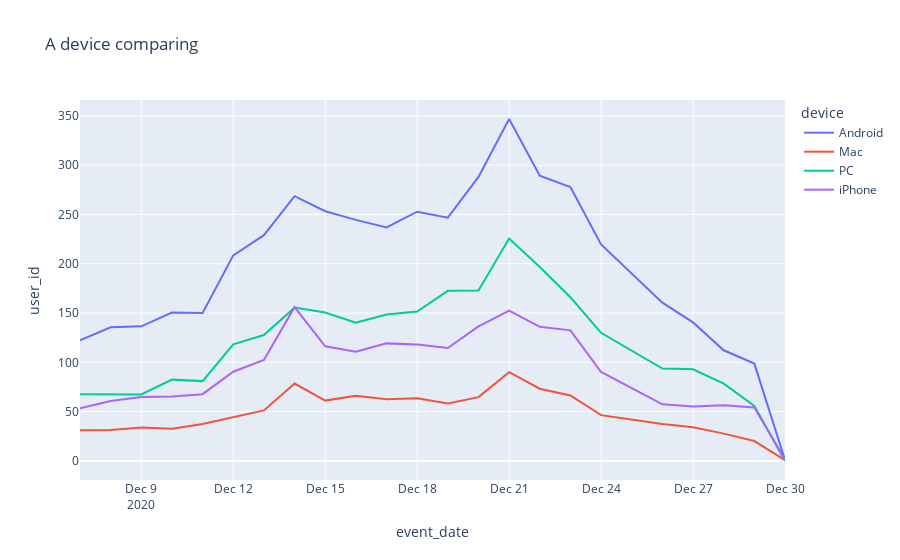
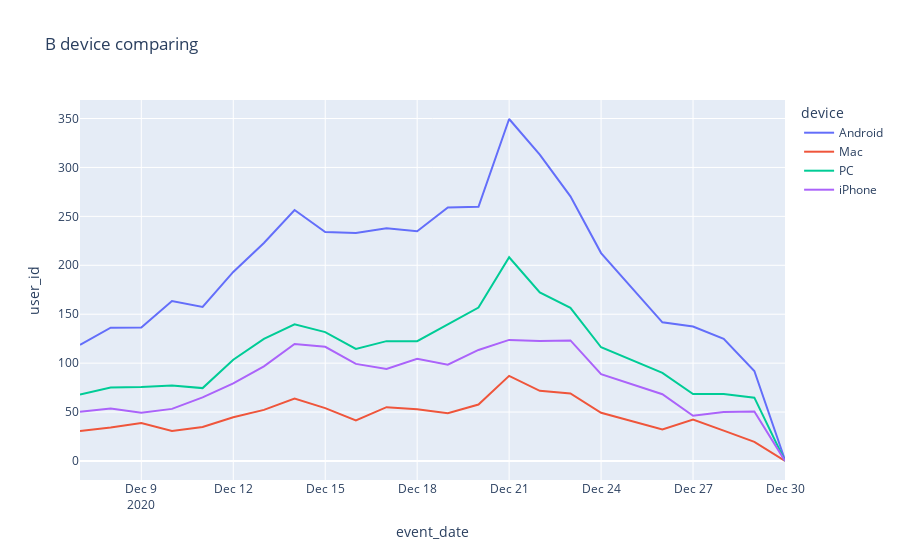

Notebook cell for these charts, in order:
### Code cell
for mean_device,group  in [(mean_device_a, 'A'),(mean_device_b, 'B')]:
    fig = px.line(mean_device, x="event_date", y="user_id", color='device', title=group+' device comparing')
    fig.show()

### Figure 1 — Plotly figure (JSON) as saved in the notebook; plotly's stock layout.template omitted (floating-point values rounded to 4 significant figures)
{"data": [{"hovertemplate": "device=Android<br>event_date=%{x}<br>user_id=%{y}<extra></extra>", "legendgroup": "Android", "line": {"color": "#636efa", "dash": "solid"}, "mode": "lines", "name": "Android", "orientation": "v", "showlegend": true, "type": "scatter", "x": ["2020-12-07T00:00:00", "2020-12-08T00:00:00", "2020-12-09T00:00:00", "2020-12-10T00:00:00", "2020-12-11T00:00:00", "2020-12-12T00:00:00", "2020-12-13T00:00:00", "2020-12-14T00:00:00", "2020-12-15T00:00:00", "2020-12-16T00:00:00", "2020-12-17T00:00:00", "2020-12-18T00:00:00", "2020-12-19T00:00:00", "2020-12-20T00:00:00", "2020-12-21T00:00:00", "2020-12-22T00:00:00", "2020-12-23T00:00:00", "2020-12-24T00:00:00", "2020-12-26T00:00:00", "2020-12-27T00:00:00", "2020-12-28T00:00:00", "2020-12-29T00:00:00", "2020-12-30T00:00:00"], "xaxis": "x", "y": [122.2, 135.5, 136.5, 150.5, 150, 208.5, 229, 268.5, 253.2, 244.5, 236.8, 252.8, 246.8, 288, 346.8, 289.2, 277.8, 219.5, 160.5, 140.5, 112.2, 98.75, 1], "yaxis": "y"}, {"hovertemplate": "device=Mac<br>event_date=%{x}<br>user_id=%{y}<extra></extra>", "legendgroup": "Mac", "line": {"color": "#EF553B", "dash": "solid"}, "mode": "lines", "name": "Mac", "orientation": "v", "showlegend": true, "type": "scatter", "x": ["2020-12-07T00:00:00", "2020-12-08T00:00:00", "2020-12-09T00:00:00", "2020-12-10T00:00:00", "2020-12-11T00:00:00", "2020-12-12T00:00:00", "2020-12-13T00:00:00", "2020-12-14T00:00:00", "2020-12-15T00:00:00", "2020-12-16T00:00:00", "2020-12-17T00:00:00", "2020-12-18T00:00:00", "2020-12-19T00:00:00", "2020-12-20T00:00:00", "2020-12-21T00:00:00", "2020-12-22T00:00:00", "2020-12-23T00:00:00", "2020-12-24T00:00:00", "2020-12-26T00:00:00", "2020-12-27T00:00:00", "2020-12-28T00:00:00", "2020-12-29T00:00:00", "2020-12-30T00:00:00"], "xaxis": "x", "y": [31.25, 31.5, 34, 32.75, 37.5, 44, 51.25, 78.5, 61.25, 66.25, 62.5, 63.5, 58.25, 64.75, 90, 73.25, 66.5, 46.5, 37.5, 34.25, 27.75, 20.25, 0.75], "yaxis": "y"}, {"hovertemplate": "device=PC<br>event_date=%{x}<br>user_id=%{y}<extra></extra>", "legendgroup": "PC", "line": {"color": "#00cc96", "dash": "solid"}, "mode": "lines", "name": "PC", "orientation": "v", "showlegend": true, "type": "scatter", "x": ["2020-12-07T00:00:00", "2020-12-08T00:00:00", "2020-12-09T00:00:00", "2020-12-10T00:00:00", "2020-12-11T00:00:00", "2020-12-12T00:00:00", "2020-12-13T00:00:00", "2020-12-14T00:00:00", "2020-12-15T00:00:00", "2020-12-16T00:00:00", "2020-12-17T00:00:00", "2020-12-18T00:00:00", "2020-12-19T00:00:00", "2020-12-20T00:00:00", "2020-12-21T00:00:00", "2020-12-22T00:00:00", "2020-12-23T00:00:00", "2020-12-24T00:00:00", "2020-12-26T00:00:00", "2020-12-27T00:00:00", "2020-12-28T00:00:00", "2020-12-29T00:00:00", "2020-12-30T00:00:00"], "xaxis": "x", "y": [67.75, 67.75, 67.5, 82.5, 81, 118.2, 127.8, 155.5, 150.5, 140.2, 148.5, 151.5, 172.5, 172.8, 225.5, 196.8, 166, 130, 93.75, 93, 78.5, 55.75, 0], "yaxis": "y"}, {"hovertemplate": "device=iPhone<br>event_date=%{x}<br>user_id=%{y}<extra></extra>", "legendgroup": "iPhone", "line": {"color": "#ab63fa", "dash": "solid"}, "mode": "lines", "name": "iPhone", "orientation": "v", "showlegend": true, "type": "scatter", "x": ["2020-12-07T00:00:00", "2020-12-08T00:00:00", "2020-12-09T00:00:00", "2020-12-10T00:00:00", "2020-12-11T00:00:00", "2020-12-12T00:00:00", "2020-12-13T00:00:00", "2020-12-14T00:00:00", "2020-12-15T00:00:00", "2020-12-16T00:00:00", "2020-12-17T00:00:00", "2020-12-18T00:00:00", "2020-12-19T00:00:00", "2020-12-20T00:00:00", "2020-12-21T00:00:00", "2020-12-22T00:00:00", "2020-12-23T00:00:00", "2020-12-24T00:00:00", "2020-12-26T00:00:00", "2020-12-27T00:00:00", "2020-12-28T00:00:00", "2020-12-29T00:00:00", "2020-12-30T00:00:00"], "xaxis": "x", "y": [53.5, 60.75, 65, 65.5, 67.75, 90.5, 102.5, 156, 116.2, 110.8, 119.2, 118, 114.5, 136.5, 152.5, 136, 132.5, 90.25, 57.5, 55.25, 56.5, 54.25, 1.75], "yaxis": "y"}], "layout": {"legend": {"title": {"text": "device"}, "tracegroupgap": 0}, "title": {"text": "A device comparing"}, "xaxis": {"anchor": "y", "domain": [0, 1], "title": {"text": "event_date"}}, "yaxis": {"anchor": "x", "domain": [0, 1], "title": {"text": "user_id"}}}}

### Figure 2 — Plotly figure (JSON) as saved in the notebook; plotly's stock layout.template omitted (floating-point values rounded to 4 significant figures)
{"data": [{"hovertemplate": "device=Android<br>event_date=%{x}<br>user_id=%{y}<extra></extra>", "legendgroup": "Android", "line": {"color": "#636efa", "dash": "solid"}, "mode": "lines", "name": "Android", "orientation": "v", "showlegend": true, "type": "scatter", "x": ["2020-12-07T00:00:00", "2020-12-08T00:00:00", "2020-12-09T00:00:00", "2020-12-10T00:00:00", "2020-12-11T00:00:00", "2020-12-12T00:00:00", "2020-12-13T00:00:00", "2020-12-14T00:00:00", "2020-12-15T00:00:00", "2020-12-16T00:00:00", "2020-12-17T00:00:00", "2020-12-18T00:00:00", "2020-12-19T00:00:00", "2020-12-20T00:00:00", "2020-12-21T00:00:00", "2020-12-22T00:00:00", "2020-12-23T00:00:00", "2020-12-24T00:00:00", "2020-12-26T00:00:00", "2020-12-27T00:00:00", "2020-12-28T00:00:00", "2020-12-29T00:00:00", "2020-12-30T00:00:00"], "xaxis": "x", "y": [118.8, 136.2, 136.5, 163.5, 157.5, 193.2, 222.8, 256.5, 234, 233, 237.8, 234.8, 259, 259.8, 349.5, 313, 270.5, 212.5, 141.8, 137.5, 124.8, 92, 1], "yaxis": "y"}, {"hovertemplate": "device=Mac<br>event_date=%{x}<br>user_id=%{y}<extra></extra>", "legendgroup": "Mac", "line": {"color": "#EF553B", "dash": "solid"}, "mode": "lines", "name": "Mac", "orientation": "v", "showlegend": true, "type": "scatter", "x": ["2020-12-07T00:00:00", "2020-12-08T00:00:00", "2020-12-09T00:00:00", "2020-12-10T00:00:00", "2020-12-11T00:00:00", "2020-12-12T00:00:00", "2020-12-13T00:00:00", "2020-12-14T00:00:00", "2020-12-15T00:00:00", "2020-12-16T00:00:00", "2020-12-17T00:00:00", "2020-12-18T00:00:00", "2020-12-19T00:00:00", "2020-12-20T00:00:00", "2020-12-21T00:00:00", "2020-12-22T00:00:00", "2020-12-23T00:00:00", "2020-12-24T00:00:00", "2020-12-26T00:00:00", "2020-12-27T00:00:00", "2020-12-28T00:00:00", "2020-12-29T00:00:00", "2020-12-30T00:00:00"], "xaxis": "x", "y": [30.75, 34.25, 38.75, 30.75, 34.75, 44.75, 52.25, 63.75, 54, 41.5, 55, 53, 48.75, 57.75, 87, 71.75, 69, 49.25, 32.25, 42.25, 31, 19.5, 0], "yaxis": "y"}, {"hovertemplate": "device=PC<br>event_date=%{x}<br>user_id=%{y}<extra></extra>", "legendgroup": "PC", "line": {"color": "#00cc96", "dash": "solid"}, "mode": "lines", "name": "PC", "orientation": "v", "showlegend": true, "type": "scatter", "x": ["2020-12-07T00:00:00", "2020-12-08T00:00:00", "2020-12-09T00:00:00", "2020-12-10T00:00:00", "2020-12-11T00:00:00", "2020-12-12T00:00:00", "2020-12-13T00:00:00", "2020-12-14T00:00:00", "2020-12-15T00:00:00", "2020-12-16T00:00:00", "2020-12-17T00:00:00", "2020-12-18T00:00:00", "2020-12-19T00:00:00", "2020-12-20T00:00:00", "2020-12-21T00:00:00", "2020-12-22T00:00:00", "2020-12-23T00:00:00", "2020-12-24T00:00:00", "2020-12-26T00:00:00", "2020-12-27T00:00:00", "2020-12-28T00:00:00", "2020-12-29T00:00:00", "2020-12-30T00:00:00"], "xaxis": "x", "y": [68, 75, 75.5, 77.25, 74.5, 103.5, 124.8, 139.8, 131.8, 114.5, 122.5, 122.5, 139.5, 156.8, 208.2, 172.2, 156.5, 116.2, 90, 68.5, 68.5, 64.75, 0], "yaxis": "y"}, {"hovertemplate": "device=iPhone<br>event_date=%{x}<br>user_id=%{y}<extra></extra>", "legendgroup": "iPhone", "line": {"color": "#ab63fa", "dash": "solid"}, "mode": "lines", "name": "iPhone", "orientation": "v", "showlegend": true, "type": "scatter", "x": ["2020-12-07T00:00:00", "2020-12-08T00:00:00", "2020-12-09T00:00:00", "2020-12-10T00:00:00", "2020-12-11T00:00:00", "2020-12-12T00:00:00", "2020-12-13T00:00:00", "2020-12-14T00:00:00", "2020-12-15T00:00:00", "2020-12-16T00:00:00", "2020-12-17T00:00:00", "2020-12-18T00:00:00", "2020-12-19T00:00:00", "2020-12-20T00:00:00", "2020-12-21T00:00:00", "2020-12-22T00:00:00", "2020-12-23T00:00:00", "2020-12-24T00:00:00", "2020-12-26T00:00:00", "2020-12-27T00:00:00", "2020-12-28T00:00:00", "2020-12-29T00:00:00", "2020-12-30T00:00:00"], "xaxis": "x", "y": [50.25, 53.75, 49.25, 53.25, 65, 79.25, 96.75, 119.5, 116.8, 99.25, 94, 104.5, 98.5, 113.5, 123.8, 122.8, 123.2, 88.75, 68.25, 46.25, 50, 50.5, 0], "yaxis": "y"}], "layout": {"legend": {"title": {"text": "device"}, "tracegroupgap": 0}, "title": {"text": "B device comparing"}, "xaxis": {"anchor": "y", "domain": [0, 1], "title": {"text": "event_date"}}, "yaxis": {"anchor": "x", "domain": [0, 1], "title": {"text": "user_id"}}}}
